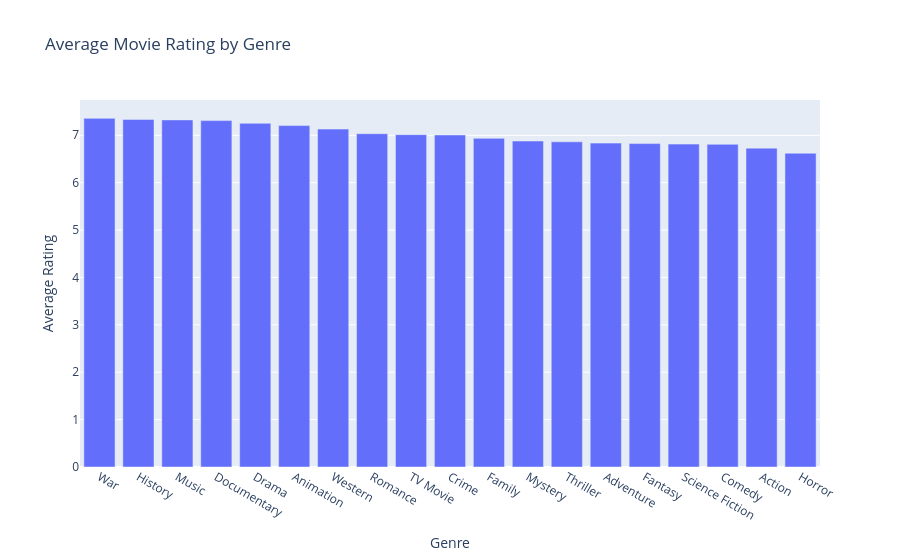

Notebook code for this chart:
### Markdown cell above
## 7. Average Movie Rating by Genre

### Code cell
rating_by_genre = movies_genres.merge(
    movies[["movie_id", "vote_average"]],
    on="movie_id",
    how="left"
)

rating_by_genre = (
    rating_by_genre.groupby("genre_name")["vote_average"]
    .mean()
    .reset_index()
    .sort_values("vote_average", ascending=False)
)


fig = px.bar(
    rating_by_genre,
    x="genre_name",
    y="vote_average",
    title="Average Movie Rating by Genre",
    labels={
        "genre_name": "Genre",
        "vote_average": "Average Rating"
    }
)

fig.show(renderer="vscode")

### Figure 1 — Plotly figure (JSON) as saved in the notebook; plotly's stock layout.template omitted (floating-point values rounded to 4 significant figures)
{"data": [{"hovertemplate": "Genre=%{x}<br>Average Rating=%{y}<extra></extra>", "legendgroup": "", "marker": {"color": "#636efa", "pattern": {"shape": ""}}, "name": "", "orientation": "v", "showlegend": false, "textposition": "auto", "type": "bar", "x": ["War", "History", "Music", "Documentary", "Drama", "Animation", "Western", "Romance", "TV Movie", "Crime", "Family", "Mystery", "Thriller", "Adventure", "Fantasy", "Science Fiction", "Comedy", "Action", "Horror"], "xaxis": "x", "y": [7.358, 7.336, 7.325, 7.31, 7.252, 7.204, 7.131, 7.034, 7.013, 7.007, 6.936, 6.88, 6.862, 6.835, 6.825, 6.814, 6.809, 6.729, 6.621], "yaxis": "y"}], "layout": {"barmode": "relative", "legend": {"tracegroupgap": 0}, "title": {"text": "Average Movie Rating by Genre"}, "xaxis": {"anchor": "y", "domain": [0, 1], "title": {"text": "Genre"}}, "yaxis": {"anchor": "x", "domain": [0, 1], "title": {"text": "Average Rating"}}}}
